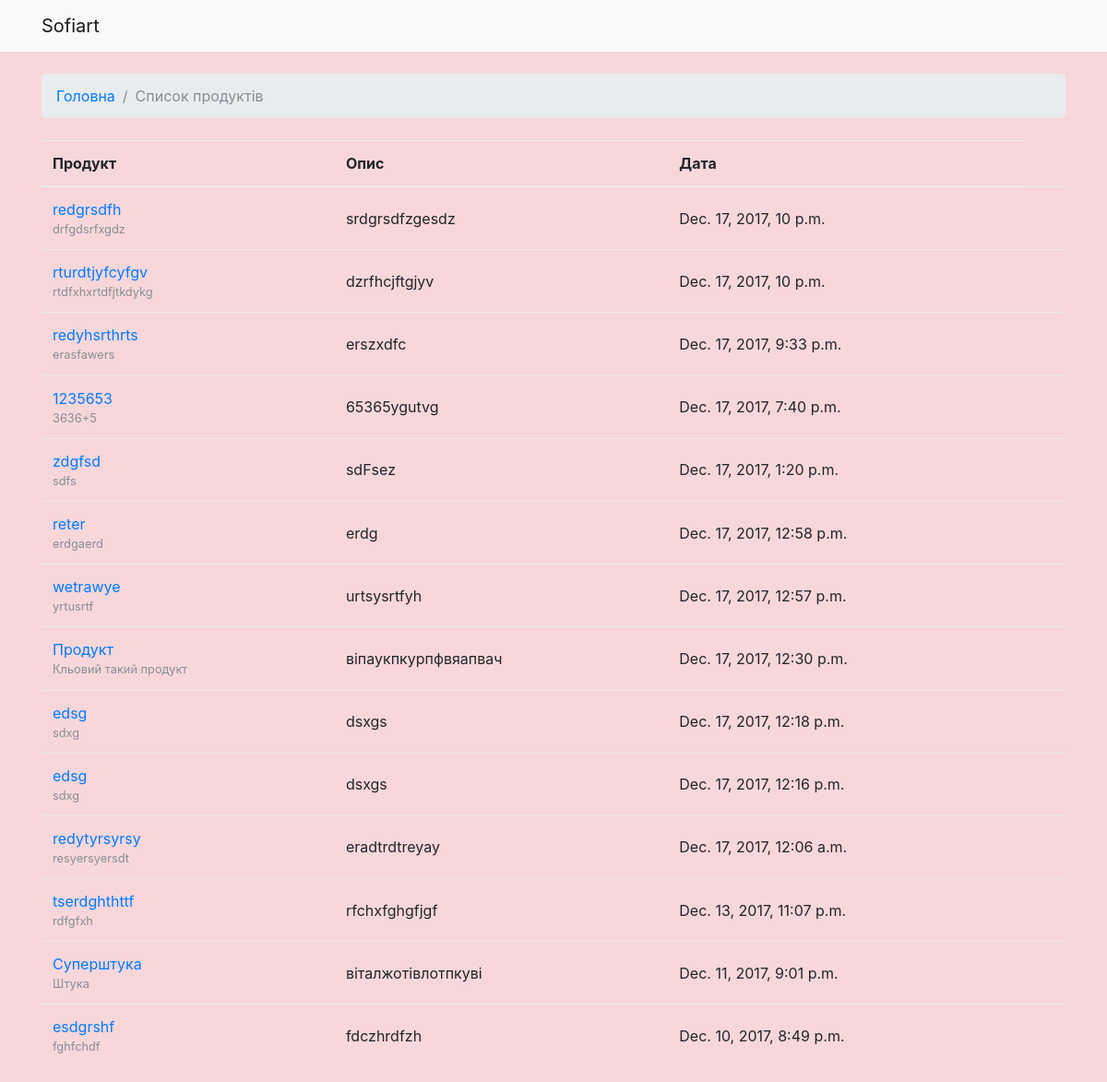
/list_article/, run on an earlier commit of the app's database.
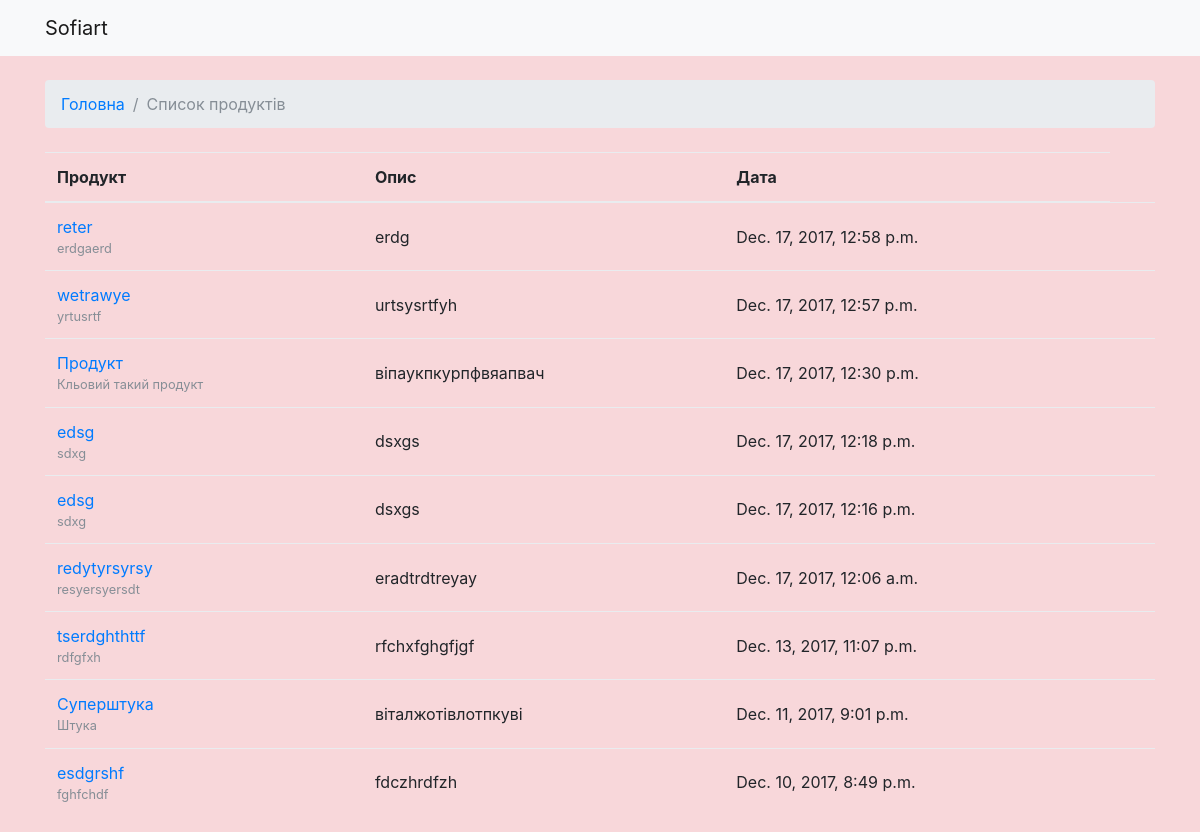
And on a later commit of the database.
### catalogue/models.py (models this page shows, shortened)
class Article(models.Model):
    id = models.AutoField(primary_key=True)
    name = models.CharField(max_length=45, blank=False, verbose_name='Назва')
    slug = models.SlugField(blank=True, editable=False)
    description = models.CharField(max_length=200, blank=True, verbose_name='Опис')
    text = models.TextField(max_length=1500, blank=True, verbose_name='Текст')
    price = models.DecimalField(max_digits=9, decimal_places=2, blank=True, default=0.00, verbose_name='Ціна')
    published = models.DateTimeField(auto_now_add=True, blank=True)
    image = models.ImageField(
        upload_to='catalogue/images', default='', blank=True, verbose_name='Зображення')
    creator = models.ForeignKey(User, related_name='articles', on_delete=models.CASCADE, default=1, verbose_name='Автор')
    class Meta:
        ordering = ('-published',)

### catalogue/views.py (the view)
# urls.py: url(r'^list_article/$', list_article, name='list_article'),
def list_article(request):
    articles = Article.objects.all()
    return render(request, 'articles.html', {'articles': articles})

### templates/articles.html (shortened to what this page needs)
{% extends 'base.html' %}
{% block breadcrumb %}
  <ol class="breadcrumb my-4">
    <li class="breadcrumb-item"><a href="/">Головна</a>
    <li class="breadcrumb-item active">Список продуктів</li>
  </ol>
{% endblock %}
{% block content %}
    <table class="table">
      <thead class="thead-inverse">
        <tr>
          <th>Продукт</th>
          <th>Опис</th>
          <th>Дата</th>
        </tr>
      </thead>
      <tbody>
        {% for article in articles %}
          <tr>
            <td>
              <a href="{% url 'article' article.slug %}">{{ article.name }}</a>
              <small class="text-muted d-block">{{ article.description }}</small>
            </td>
            <td class="align-middle">{{ article.text }}</td>
            <td class="align-middle">{{ article.published }}</td>
            <td></td>
          </tr>
        {% endfor %}
      </tbody>
    </table>
{% endblock %}

What changed in the data, as far as the page shows it:
removed Article: name "redgrsdfh", description "drfgdsrfxgdz", text "srdgrsdfzgesdz", published "Dec. 17, 2017, 10 p.m."
removed Article: name "rturdtjyfcyfgv", description "rtdfxhxrtdfjtkdykg", text "dzrfhcjftgjyv", published "Dec. 17, 2017, 10 p.m."
removed Article: name "redyhsrthrts", description "erasfawers", text "erszxdfc", published "Dec. 17, 2017, 9:33 p.m."
removed Article: name "1235653", description "3636+5", text "65365ygutvg", published "Dec. 17, 2017, 7:40 p.m."
removed Article: name "zdgfsd", description "sdfs", text "sdFsez", published "Dec. 17, 2017, 1:20 p.m."
